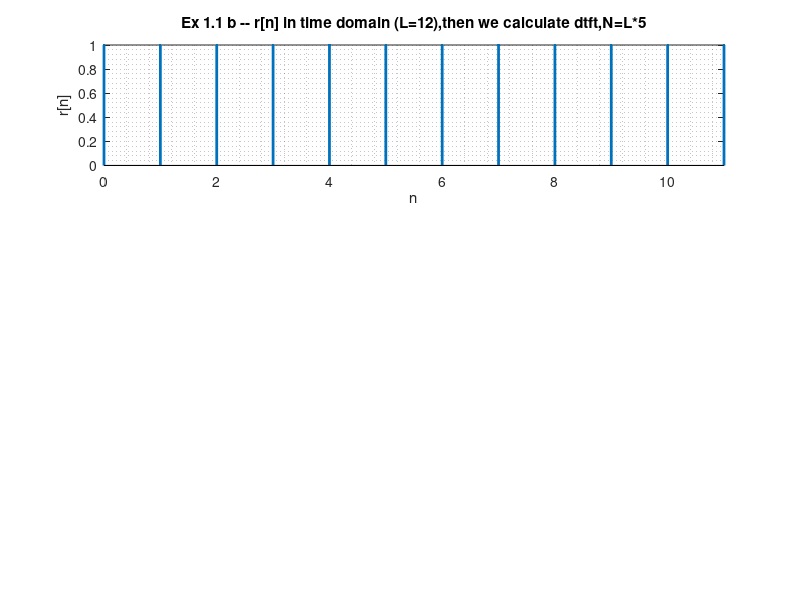

MATLAB code to generate this figure: (Note: this script raises an error after producing the figure.)
%% Discrete-Time Signal Processing 
%% Dr Babaei-Zade Spring 2019 
%% CHW2
%% Student : Mehrsa Pourya 95101247
%% Project 1 
%% Ex 1.1 . b 
clc;clear;close all;
L = 12 ; 
n = 0 : L-1 ; 
r(1:L) = 1 ; 
for m = 5 : 10 
    figure
    subplot(3,2,[1 2]) 
    stem(n,r,'.','Linewidth',2)
    grid minor
    xlabel('n')
    ylabel('r[n]')
    title(['Ex 1.1 b -- r[n] in time domain (L=12),then we calculate dtft,N=L*',num2str(m)])
    xlim([0 L-1])
    N = m * L ; % m = N/L
    [R,w] = dtft(r,0,N); 
    subplot(3,2,3) 
    plot(w,real(R),'m','Linewidth',0.8)
    grid minor
    xlabel('w')
    ylabel('Re[R(e^({jw})]')
    title('real part of dtft of r[n]')
    xlim([-pi pi])
    subplot(3,2,4) 
    plot(w,imag(R),'g','Linewidth',0.8)
    grid minor
    xlabel('w')
    ylabel('Im[R(e^({jw})]')
    title('Image part of dtft of r[n]')
    xlim([-pi pi])
    subplot(3,2,[5 6]) 
    plot(w,abs(R),'m','Linewidth',0.8)
    grid minor
    xlabel('w')
    ylabel('abs[R(e^({jw})]')
    title('magnitude of dtft of r[n]')
    xlim([-pi pi])
end
%% Ex 1.1 . c
clear;
for L = [12 15] 
    n = 0 : L-1 ; 
    r(1:L) = 1 ; 
    for m = 8
        figure
        subplot(6,1,1) 
        stem(n,r,'.','Linewidth',2)
        grid minor
        xlabel('n')
        ylabel('r[n]')
        title(['Ex 1.1 c -- r[n] in time domain (L=15),then we calculate dtft , N=L*',num2str(m)])
        xlim([0 L-1])
        N = m * L ; % m = N/L
        [R,w] = dtft(r,0,N); 
        subplot(6,1,[2 3 4])
        zeroplaces = find(abs(R) < 1e-4);
        wzero = w(zeroplaces);
        zerowdist = wzero(2:end) - wzero(1:end-1);
        plot(w,abs(R),'m','Linewidth',0.8)
        hold on
        scatter(wzero,zeros(size(wzero)),'fill')
        hold on 
        scatter(w(abs(R)==max(abs(R))),max(abs(R)),'fill')
        text(w(abs(R)==max(abs(R)))-1,max(abs(R))+2,['peak value =',num2str(max(R))])
        for z = 1 : length(wzero)
            text(wzero(z),R(w==wzero(z))-2,['#',num2str(z)])
        end
        grid minor
        xlabel('w')
        ylabel('|R(e^({jw})|')
        legend('|R(e^({jw})|','zero number(#)','peak/dc','Location','Best')
        title('magnitude of dtft of r[n]')
        ylim([-4 max(R)+4])
        xlim([-pi pi])
        subplot(6,1,[5 6])
        stem(2:length(wzero),zerowdist,'.black','Linewidth',0.8)
        grid minor
        xlabel('i')
        title(['R(e^{jw}) has ',num2str(length(wzero)),...
            ' zeros and the distanse between ith and (i-1)th zero is plotted'])
        xlim([2 length(wzero)])
    end
end
%% Ex 1.2
clear;figure;
L = 12 ; 
N = 8 * 12; 
n = 0 : L - 1 ; 
r = ones(1,L); 
[R1,w] = dtft(r,0,N); 
R2 = asinc(L,w) .* exp(-1i*w*(L-1)/2) ; 
subplot(2,2,[1 2])
stem(n,r,'fill')
xlim([0 L-1])
title('Ex 1.2 -- r(n), L = 12 , N = 5 * 12 = 60')
xlabel('n')
grid minor
subplot(2,2,3)
plot(w,abs(R1))
title('|R(e^{jw})| using dtft function')
xlabel('w')
xlim([-pi pi])
grid minor
subplot(2,2,4)
plot(w,abs(R2))
title('|R(e^{jw})| using asinc and theory')
xlabel('w')
xlim([-pi pi])
grid minor
%% Ex 1.3 a b
clc;figure;
L = 12 ; 
N = L * 50 ; 
n = 0 : L-1 ; 
r(1:L) = 1 ; 
subplot(7,1,1) 
stem(n,r','.','Linewidth',2)
grid minor
xlabel('n')
ylabel('r[n]')
title(['Ex 1.3 a,b -- r[n] in time domain (L=12),then we calculate dtft , N=',num2str(N)])
xlim([0 L-1])
[R,w] = dtft(r,0,N); 
subplot(7,1,[2 3]) 
plot(w,abs(R),'m','Linewidth',0.9)
grid minor
xlabel('w')
ylabel('abs[R(e^({jw})]')
title('magnitude of dtft of r[n]')
xlim([-pi pi])
subplot(7,1,[4 5]) 
plot(w,angle(R),'g','Linewidth',0.9)
grid minor
xlabel('w')
ylabel('phase[R(e^({jw})]')
title('phase of dtft of r[n] using angle')
xlim([-pi pi])
subplot(7,1,[6 7]) 
plot(w,unwrap(angle(R)),'g','Linewidth',0.9)
grid minor
xlabel('w')
ylabel('phase[R(e^({jw})]')
title('unwrapped phase of dtft of r[n] using angle')
xlim([-pi pi])
%% Project 2 Ex 2.3 a & b
% a 
clear;figure;
n = 0 : 20 ; 
x = 0.9.^n .* cos(2*pi*n/sqrt(31));
[X,w] = dtft(x,0,21*5) ; 
subplot(3,2,1)
plot(w,abs(X))
grid minor
ylabel('|X(e^{jw})|')
xlabel('w')
title('Ex. 2.3 a  -- plot 1(p1)')
xlim([-pi pi])
subplot(3,2,2)
plot(w,unwrap(angle(X)))
grid minor
ylabel('<[X(e^{jw})]')
xlabel('w')
xlim([-pi pi])
title('p2')
[Xflip,wf]= flipDTFT(X,w);
subplot(3,2,3)
plot(wf,abs(Xflip))
grid minor
ylabel('|X(e^{-jw})|')
xlabel('w')
xlim([-pi pi])
title('p3')
subplot(3,2,4)
plot(wf,unwrap(angle(Xflip)))
grid minor
ylabel('<[X(e^{-jw})]')
xlabel('w')
xlim([-pi pi])
Xconj = conj(X);
title('p4')
subplot(3,2,5)
plot(w,abs(Xconj))
grid minor
ylabel('|X*(e^{jw})|')
xlabel('w')
xlim([-pi pi])
title('p5')
subplot(3,2,6)
plot(w,unwrap(angle(Xconj)))
grid minor
ylabel('<[X*(e^{jw})]')
xlabel('w')
xlim([-pi pi])
title('p6, p6=p4 & p3=p5 --> CS of DTFT[real signal]')
% b
figure
y = 1i * x ; 
[Y,w] = dtft(y,0,21*5) ; 
subplot(4,2,1)
plot(w,abs(Y))
grid minor
ylabel('|Y(e^{jw})|')
xlabel('w')
title('Ex. 2.3 b  -- plot 1(p1)')
xlim([-pi pi])
subplot(4,2,2)
plot(w,unwrap(angle(Y)))
grid minor
ylabel('<[Y(e^{jw})]')
xlabel('w')
xlim([-pi pi])
title('p2')
[Yflip,wf]= flipDTFT(Y,w);
subplot(4,2,3)
plot(wf,abs(Yflip))
grid minor
ylabel('|Y(e^{-jw})|')
xlabel('w')
xlim([-pi pi])
title('p3')
subplot(4,2,4)
plot(wf,unwrap(angle(Yflip)))
grid minor
ylabel('<[Y(e^{-jw})]')
xlabel('w')
xlim([-pi pi])
Yconj = conj(Y);
title('p4')
subplot(4,2,5)
plot(w,abs(Yconj))
grid minor
ylabel('|Y*(e^{jw})|')
xlabel('w')
xlim([-pi pi])
title('p5')
subplot(4,2,6)
plot(w,unwrap(angle(Yconj)))
grid minor
ylabel('<[Y*(e^{jw})]')
xlabel('w')
xlim([-pi pi])
title('p6')
subplot(4,2,[7 8])
plot(w,unwrap(angle(Yflip))-unwrap(angle(Yconj)))
title('p7,p4-p6=\pi & p3=p5 -> Y(e^{-jw})=e^{j\pi}Y*(e^{jw})=-Y*(e^{jw}) -> CAS of DTFT(IMG sig.)')
xlim([-pi pi])
ylim([-1 pi+1])
grid minor
xlabel(w)
ylabel('p4-p6')
%% c 
clear;figure; 
n = -29 : 29 ; 
ve = exp(1i*2*pi*n.^2/25); 
subplot(2,2,1)
stem(n,real(ve),'.')
grid minor
ylabel('real[ve(n)]')
xlabel('n')
title('Ex. 2.3 c  -- plot 1(p1)')
xlim([-29 29])
subplot(2,2,2)
stem(n,imag(ve),'.')
grid minor
ylabel('imag[ve(n)]')
xlabel('n')
xlim([-29 29])
title('p2 , p1 & p2 : both even -> ve[n] is even')
[Ve,w] = dtft(ve,29, 59*5) ; 
subplot(2,2,3)
plot(w,real(Ve))
grid minor
ylabel('real[Ve(e^{jw})]')
xlabel('n')
title('p3')
xlim([-pi pi])
subplot(2,2,4)
plot(w,imag(Ve))
grid minor
ylabel('imag[Ve(e^{jw})]')
xlabel('w')
xlim([-pi pi])
title('p4, p3 & p4 :both even -> DTFT(ve[n]) is even')
%% d
clear;figure; 
n = -19 : 19 ; 
vo = n; 
subplot(2,2,1)
stem(n,real(vo),'.')
grid minor
ylabel('real[vo(n)]')
xlabel('n')
title('Ex. 2.3 d  -- plot 1(p1)')
xlim([-19 19])
subplot(2,2,2)
stem(n,imag(vo),'.')
grid minor
ylabel('imag[vo(n)]')
xlabel('n')
xlim([-19 19])
title('p2=0 , p1:Odd -> vo[n] is real and Odd')
[Vo,w] = dtft(vo,19, 390) ; 
subplot(2,2,3)
plot(w,real(Vo))
grid minor
ylabel('real[Vo(e^{jw})]')
xlabel('n')
title('p3 = 0 ')
xlim([-pi pi])
subplot(2,2,4)
plot(w,imag(Vo))
grid minor
ylabel('imag[Vo(e^{jw})]')
xlabel('w')
xlim([-pi pi])
title('p4 : Odd -> DTFT(vo[n]): Purly imag. and Odd')
%% e 
clear;figure; 
n = -19 : 19 ; 
go = 1i * n; 
subplot(3,2,1)
stem(n,real(go),'.')
grid minor
ylabel('real[Go(n)]')
xlabel('n')
title('Ex. 2.3 e  -- plot 1(p1)')
xlim([-19 19])
subplot(3,2,2)
stem(n,imag(go),'.')
grid minor
ylabel('imag[go(n)]')
xlabel('n')
xlim([-19 19])
title('p2 , p2:Odd -> go[n] : imag. & Odd')
[Go,w] = dtft(go,19, 390) ; 
subplot(3,2,3)
plot(w,real(Go))
grid minor
ylabel('real[Go(e^{jw})]')
xlabel('n')
title('p3&p4=0 -> DTFT[go[n]] : Odd and real')
xlim([-pi pi])
subplot(3,2,4)
plot(w,imag(Go))
grid minor
ylabel('imag[Go(e^{jw})]')
xlabel('w')
xlim([-pi pi])
title('p4=0')
[ Gf , wf ] = flipDTFT( Go, w );
subplot(3,2,5)
plot(wf,real(Gf))
grid minor
ylabel('real[Go(e^{-jw})]')
xlabel('n')
title('p5')
xlim([-pi pi])
subplot(3,2,6)
plot(wf,imag(Gf))
grid minor
ylabel('imag[Go(e^{-jw})]')
xlabel('w')
xlim([-pi pi])
title('p6=0 , p5=-p3 -> Go(e^{jw})=-Go(e^{-jw})')
%% Ex 3.1 
clear;figure;
n = 0 : 30 ; 
x = 0.9 .^ n ; %system : 1/1- 0.9 e^(-jw)
b = 1 ; 
a = [1 -0.9] ; 
h = zeros(size(n)); 
h(1) = 1 ;   % h is our impulse 
N = 300 ; 
[ X, w ] = freqz(b,a,N,'whole');
mid = ceil(N/2) + 1;
w(mid:N) = w(mid:N) - 2*pi; 
w = fftshift(w);
X = fftshift(X);
subplot(3,2,[1 2])
stem(n,x)
xlim([0 30])
grid on
xlabel('n')
ylabel('x[n]')
title('Ex 3.1 ,p1 x[n] = 0.9^n u[n]')
subplot(3,2,3)
plot(w,abs(X))
xlim([-pi pi])
grid on
xlabel('w')
ylabel('|X(e^{jw})|')
title('p2 mag. ->,Even using freqz')
subplot(3,2,4)
plot(w,unwrap(angle(X)))
xlim([-pi pi])
grid on
xlabel('w')
ylabel('<[X(e^{jw})] using freqz')
title('p3 phase ->,Odd using freqz')
% formula Xtheory = 1/(1-0.9e^(-jw))
Xt = 1./(1-0.9*exp(-1i*w)); 
subplot(3,2,5)
plot(w,abs(Xt))
xlim([-pi pi])
grid on
xlabel('w')
ylabel('|X(e^{jw})|')
title('p4 mag. -> Even,using theory = p2')
subplot(3,2,6)
plot(w,unwrap(angle(Xt)))
xlim([-pi pi])
grid on
xlabel('w')
ylabel('<[X(e^{jw})] using freqz')
title('p5 phase ->  Odd,using theory = p3 ')
%% Ex 4.2 
%% a
clear;figure;
L = 32;
n = 0 : L-1; 
r = ones(size(n)); 
theta = 2 * pi / sqrt(31) ; 
x = r .* exp(1i * theta * n) ; 
[X,w] = dtft(x,0,8*L);
subplot(4,1,1)
stem(n,abs(x),'.') 
grid minor
xlabel('n')
ylabel('|x[n]|')
title('Ex. 4.2 a -- x[n]=r.*e^{j*\theta * n},p1')
xlim([0 L-1])
subplot(4,1,2)
stem(n,unwrap(angle(x)),'.') 
grid minor
xlabel('n')
ylabel('<[x[n]]')
title('p2')
xlim([0 L-1])
subplot(4,1,3)
plot(w,abs(X)) 
hold on 
scatter(w((abs(X)==max(abs(X)))),max(abs(X)),'fill')
text(w((abs(X)==max(abs(X))))+0.1,max(abs(X)),['peak : X = ',...
    num2str(w((abs(X)==max(abs(X))))),' Y = ',num2str(max(abs(X)))])
grid minor
xlabel('w')
ylabel('|X(e^{jw})|')
title('p3 , peak is at 1.129 = theta = 2*pi/sqrt(31)')
xlim([-pi pi])
ylim([ -1 max(abs(X))+5])
subplot(4,1,4)
plot(w,unwrap(angle(X))) 
grid minor
xlabel('n')
ylabel('<[X(e^{jw})]')
title('p4')
xlim([-pi pi])
%% b
clear;figure;
L = 32;
n = 0 : L-1; 
w = 1/2 - 1/2 * cos(2*pi/L*n); 
theta = 2 * pi / sqrt(31) ; 
g = w .* exp(1i * theta * n) ; 
[G,w] = dtft(g,0,8*L);
subplot(4,1,1)
stem(n,abs(g),'.') 
grid minor
xlabel('n')
ylabel('|g[n]|')
title('Ex. 4.2 b -- w[n]=1/2-1/2cos(2\pi n/L), g[n]=w[n].*e^{j*\theta * n},p1')
xlim([0 L-1])
subplot(4,1,2)
stem(n,unwrap(angle(g)),'.') 
grid minor
xlabel('n')
ylabel('<[g[n]]')
title('p2')
xlim([0 L-1])
subplot(4,1,3)
plot(w,abs(G)) 
hold on 
scatter(w((abs(G)==max(abs(G)))),max(abs(G)),'fill')
text(w((abs(G)==max(abs(G))))+0.1,max(abs(G)),['peak : G = ',...
    num2str(w((abs(G)==max(abs(G))))),' Y = ',num2str(max(abs(G)))])
grid minor
xlabel('w')
ylabel('|G(e^{jw})|')
title('p3 , peak is at 1.129 = theta = 2*pi/sqrt(31)')
xlim([-pi pi])
ylim([ -1 max(abs(G))+5])
subplot(4,1,4)
plot(w,unwrap(angle(G))) 
grid minor
xlabel('n')
ylabel('<[G(e^{jw})]')
title('p4')
xlim([-pi pi])
%% Ex 5.1
% a T = 1ms -> fs = 1khz -> max f = 500 hz
% b
clear;figure;
w0 = 2*pi/5 ; 
w = linspace(-pi,pi,1000); 
H = (1-exp(-1i*(w-w0))).*(1-exp(-1i*(w+w0)))./...
    (1-0.9*exp(-1i*(w-w0)))./(1-0.9*exp(-1i*(w+w0)));
subplot(2,1,1) 
plot(w,abs(H))
xlabel('w')
ylabel('|H(e^{jw})|')
grid minor
title('Ex 5.1 a -- p1 , mag.')
xlim([-pi pi])
subplot(2,1,2)
plot(w,(angle(H)))
xlabel('w')
ylabel('<[H(e^{jw})]')
grid minor
xlim([-pi pi])
title('p2 , phaee')
% c w = omega*T =2*pi*60 *(1/1000)=3*pi/25
% d
figure
w0 = 3 * pi / 25 ; 
H = (1-exp(-1i*(w-w0))).*(1-exp(-1i*(w+w0)))./...
    (1-0.9*exp(-1i*(w-w0)))./(1-0.9*exp(-1i*(w+w0)));
bH = [1 -2*cos(w0) 1] ; 
aH = [1 -2*0.9*cos(w0) 0.81] ; 
plot(w,abs(H))
xlabel('w')
ylabel('|H(e^{jw})|')
grid minor
title('Ex 5.1 d -- mag(H) for w0 = 3\pi / 25')
xlim([-pi pi])
% e 
figure
fs = 1000 ; 
t = 0 : 1/fs : 150/fs-1/fs;
mysin = sin(2*pi*60*t) ; 
out = filter(bH,aH,mysin) ; 
subplot(4,1,1)
plot(t,mysin)
xlabel('t')
title('Ex 5.1 e & f , p1 :input =  sin(2\pi*60t)')
grid minor
subplot(4,1,2)
I =fft(mysin)/150;
f = linspace(-fs/2,fs/2,150) ; 
plot(f,fftshift(abs(I)))
xlabel('f')
ylabel('|Input(j\Omega)|')
title('p2 |DTFT(input)|')
ylim([0 0.6])
grid minor
subplot(4,1,3)
plot(t,out)
xlabel('t')
title('p3, output of given filter with wo = 3\pi/2')
hold on
scatter(t(40) , abs(out(40)),'fill')
text(t(41) , abs(out(40))+0.2,['transient time is ',num2str(t(40)),'ms'])
grid minor
subplot(4,1,4)
O= fft(out);
plot(f,fftshift(abs(O))/length(O))
ylim([0 0.6])
xlabel('f')
ylabel('|Output(j\Omega)|')
title('p4 |DTFT(output)|')
grid minor
%% page 26 Ex 1.1
% b 
% mygrpdelay function is attached
% c
% mygrpdlywnstart function is attached
